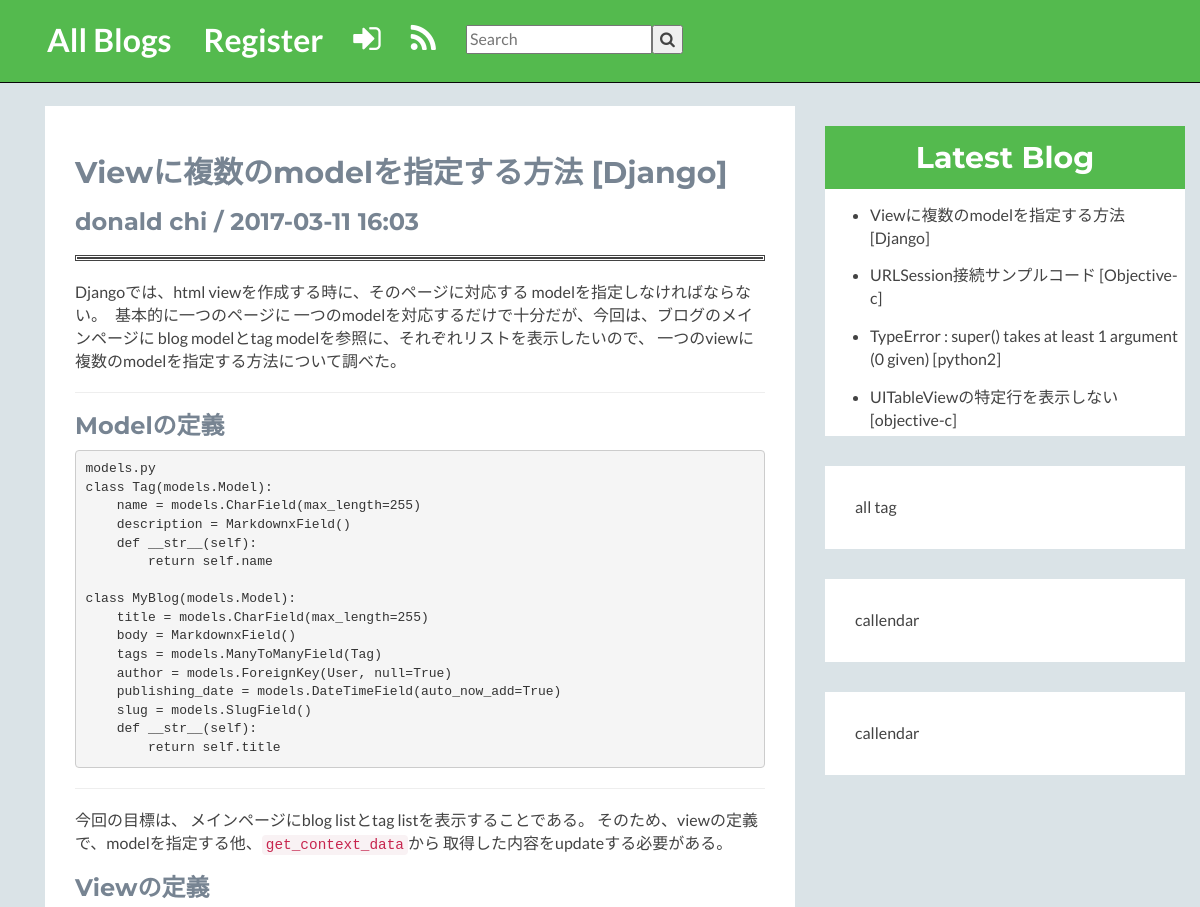
Page /details/viewmodel-django/ (upper part) on the earlier database version.
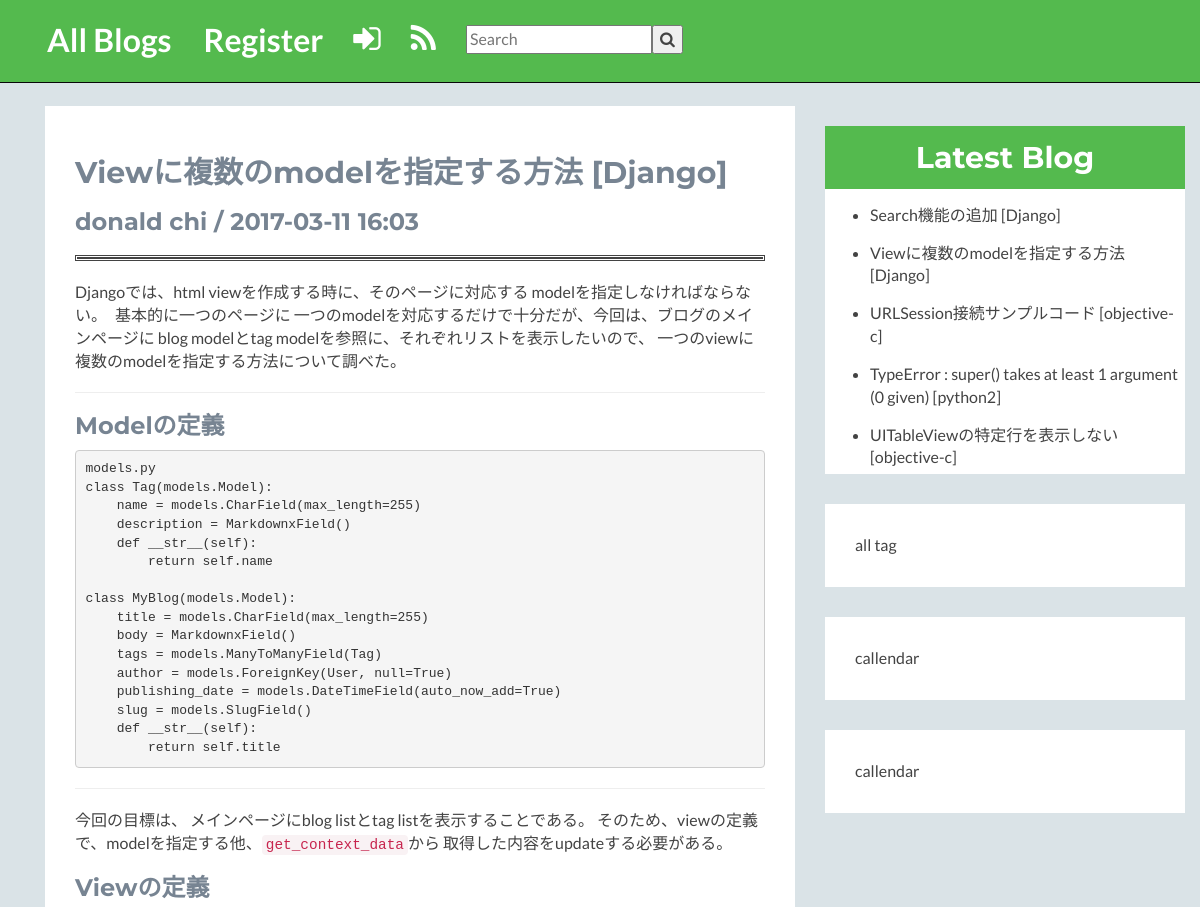
Same page on the later database version.
### myblog/models.py (models this page shows, shortened)
class MyBlog(models.Model):
    title = models.CharField(max_length=255)
    body = MarkdownxField()
    tags = models.ManyToManyField(Tag)
    author = models.ForeignKey(User, null=True)
    publishing_date = models.DateTimeField(auto_now_add=True)
    slug = models.SlugField()

### myblog/views.py (the view)
# urls.py: url(r'^details/(?P<slug>[-_\w]+)/$', BlogDetailView.as_view(), name='blog_details'),
class BlogDetailView(DetailView):
    model = MyBlog
    template_name = 'blog_details.html'
    def get_context_data(self, **kwargs):
        context = super().get_context_data(**kwargs)
        context.update({
            'blog_list': MyBlog.objects.order_by('-publishing_date'),
        })
        return context

### myblog/models.py (called while the page is built)
    def __str__(self):
        return self.name

### templates/blog_details.html (shortened to what this page needs)
{% extends 'base.html' %}
{% load markdown_deux_tags %}
{% block content %}
    <div class="container sections-wrapper">
        <div class="row">
            <div class="primary col-md-8 col-sm-12 col-xs-12">
                <section class="about section" id="aboutme">
                    <div class="section-inner">
                        <div style="background: white;">
                            <h2>{{ object.title }}</h2>
                            <h3>{{ object.author.first_name }} {{ object.author.last_name }} / {{ object.publishing_date|date:'Y-m-d H:i' }}</h3>
                            <hr style="border: double;"/>
                        </div>
                        <div class="content">
                            {{ object.body|safe|escape|markdown }}
                        </div>
                    </div>
                </section>
            </div>
            <div class="secondary col-md-4 col-sm-12 col-xs-12">
                <aside class="info aside section">
                    <div style="background: white; align = center; text-align: center;" valign="middle">
                            <h2 style="color: white; background: #54ba4e; padding: 15px;">Latest Blog</h2>
                            <div style="text-align: left; padding:5px">
                            <ul>
                            {% for blog in blog_list %}
                                <li><a href="{% url 'blog_details' slug=blog.slug %}">{{ blog.title }}</a></li>
                            {% endfor %}
                            </ul>
                            </div>
                    </div>
                </aside>
                <aside class="info aside section">
                    <div class="section-inner">
                        <div class="content">
                            all tag
                        </div>
                    </div>
                </aside>
                <aside class="info aside section">
                    <div class="section-inner">
                        <div class="content">
                            callendar
                        </div>
                    </div>
                </aside>
                <aside class="info aside section">
                    <div class="section-inner">
                        <div class="content">
                            callendar
                        </div>
                    </div>
                </aside>
            </div>
        </div>
    </div>
{% endblock %}

Differences in the rows shown:
added MyBlog: title "Search機能の追加 [Django]"
changed MyBlog: title "URLSession接続サンプルコード [Objective-c]" → "URLSession接続サンプルコード [objective-c]"
